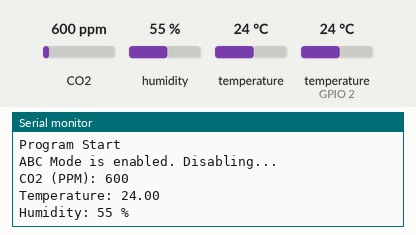
This sketch was run on a simulated ESP8266 (NodeMCU). Parts: the last lines printed to the serial monitor. Inputs (shaded band) come from the test bench; at power-on: CO2 600 ppm, humidity 55 %, temperature 24 °C, temperature (sensor on GPIO 2) 24 °C.

Above: at 1.3 s.
1.4 s: CO2 set to 452 ppm
At 6.0 s:
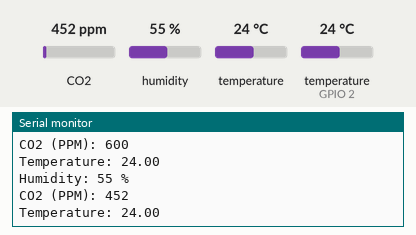
6.3 s: humidity set to 22 %
At 6.3 s:
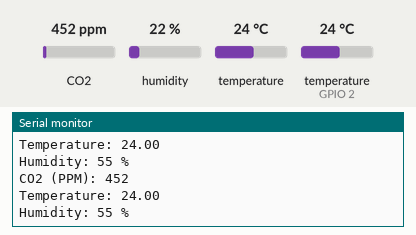
11.2 s: temperature (sensor 0) set to 12 °C
At 13.1 s:
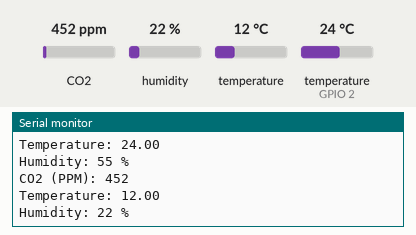
16.1 s: humidity set to 40 %
At 17.7 s:
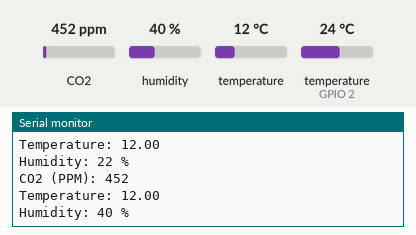
21.0 s: CO2 set to 1050 ppm
At 23.5 s:
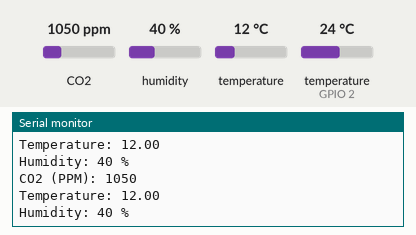
Timing chart, 0 to 25.0 s (numbered marks = the images above; inputs shaded):
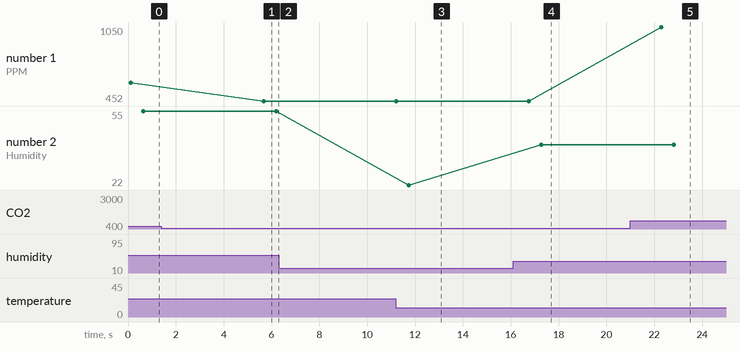

The sketch:

pin_inputa.ino
```cpp
#include <MHZ19.h>
#include <DHT11.h>

#define co2pwmPin 13 // GPIO13 for PWM input

//MHZ19 input:
MHZ19 co2Sensor; // Create an instance of the MH-Z19 class

// DHT11 input:

// - For ESP32: Connect the sensor to pin GPIO2 or P2.
// - For ESP8266: Connect the sensor to GPIO2 or D4.
DHT11 dht11(2);

int co2Ppm = 0;
float temperature = 0.0;
int humidity = 0;

int getCO2() {
  return co2Ppm;
}
float getTemp(){
  return temperature;
}
int getHumidity(){
  return humidity;
}

void setup() {
  Serial.begin(9600); // Initialize Serial Monitor
  co2Sensor.begin(Serial); // Initialize MH-Z19 sensor with default Serial port
  Serial.println("Program Start");

  pinMode(co2pwmPin, INPUT);
  delay(100);

  if (co2Sensor.getABC()) {
    Serial.println("ABC Mode is enabled. Disabling...");
    co2Sensor.autoCalibration(false); // Disable Automatic Baseline Correction if not needed
  }

  if (co2Sensor.getTemperature() == -1) {
    Serial.println("Sensor may be preheating...");
    delay(5000); // Wait for sensor to stabilize
  }

}

void loop() {
  co2Ppm = co2Sensor.getCO2(); // Get CO2 reading
  temperature = co2Sensor.getTemperature(); // Get temperature reading

  if (co2Ppm != -1) {
    Serial.print("CO2 (PPM): ");
    Serial.println(co2Ppm);
  } else {
    Serial.println("Error reading CO2 value");
  }

  if (temperature != -1) {
    Serial.print("Temperature: ");
    Serial.println(temperature);
  } else {
    Serial.println("Error reading temperature");
  }

  humidity = dht11.readHumidity();
  if (humidity != DHT11::ERROR_CHECKSUM && humidity != DHT11::ERROR_TIMEOUT) {
        Serial.print("Humidity: ");
        Serial.print(humidity);
        Serial.println(" %");
    } else {
        // Print error message based on the error code.
        Serial.println(DHT11::getErrorString(humidity));
    }
  delay(5000); // Wait 5 seconds before the next reading
}
```

Measured:
- after the input at 1.4 s, the serial monitor: prints a new line after 4.3 s (image 1)
- after the input at 11.2 s, the serial monitor: prints a new line at once (image 3)
- after the input at 16.1 s, the serial monitor: prints a new line after 1.2 s (image 4)
- after the input at 21.0 s, the serial monitor: prints a new line after 1.3 s (image 5)
- plotted number 1: 600 → 452 after the input at 1.4 s, 452 → 1050 after the input at 21.0 s
- plotted number 2: 22 → 40 after the input at 16.1 s
